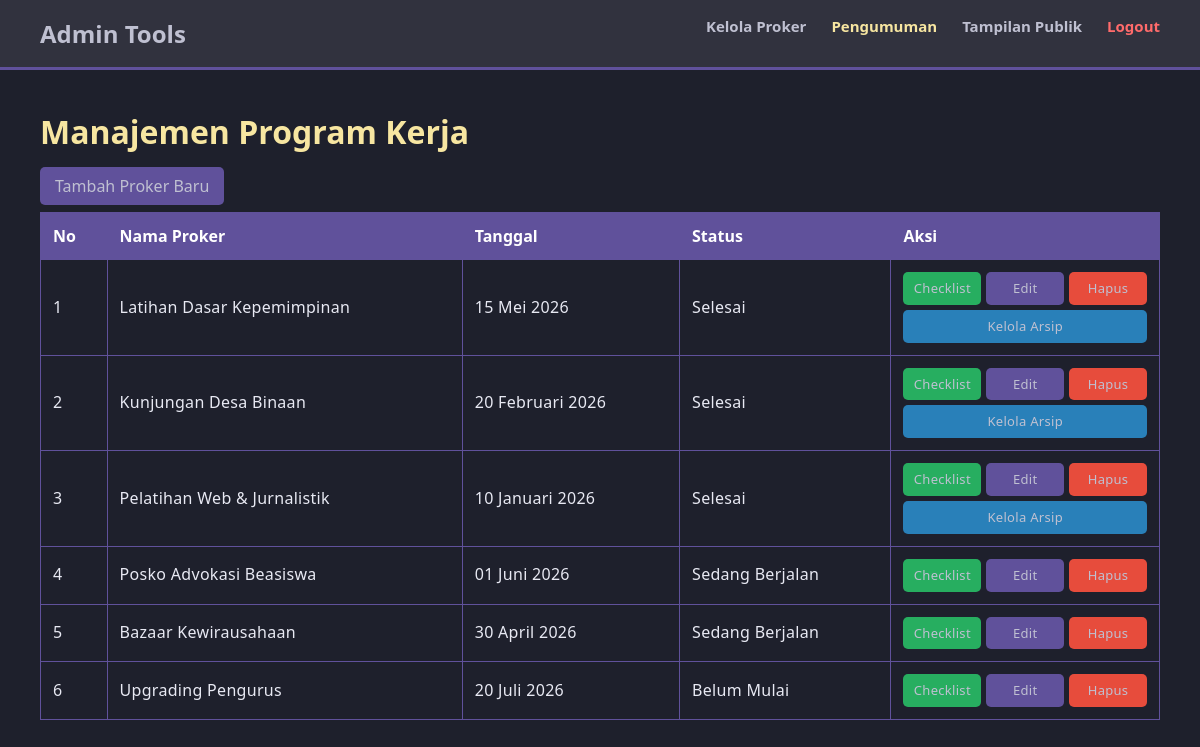
Screenshot of /admin/dashboard.php (signed in) with the database file from the repository.
### tables this page shows
CREATE TABLE `proker` (
  `id_proker` int(11) NOT NULL,
  `id_dept` int(11) DEFAULT NULL,
  `nama_proker` varchar(100) DEFAULT NULL,
  `pj_proker` varchar(100) DEFAULT NULL,
  `deskripsi` text DEFAULT NULL,
  `tgl_pelaksanaan` date DEFAULT NULL,
  `status` enum('Belum Mulai','Sedang Berjalan','Selesai') DEFAULT NULL,
  `created` timestamp NOT NULL DEFAULT current_timestamp()
);

### config/functions.php (called while the page is built, shortened)
<?php
require 'database.php';
function query($query) {
    global $conn;
    $result = mysqli_query($conn, $query);
    $rows = [];
    while ($row = mysqli_fetch_assoc($result)) {
        $rows[] = $row;
    }
    return $rows;
}
function format_tanggal($tanggal) {
    $bulan = array (
        1 =>   'Januari', 'Februari', 'Maret', 'April', 'Mei', 'Juni', 'Juli', 'Agustus', 'September', 'Oktober', 'November', 'Desember'
    );
    $pecahkan = explode('-', $tanggal);
    return $pecahkan[2] . ' ' . $bulan[ (int)$pecahkan[1] ] . ' ' . $pecahkan[0];
}
?>

### admin/dashboard.php (the view, shortened to what this page needs)
<?php
require '../config/functions.php';
$proker = query("SELECT * FROM proker");
?>
<!DOCTYPE html>
<html>
<head>
    <link rel="stylesheet" href="../assets/css/style.css">
</head>
<body>
    <nav class="navbar">
        <h2>Admin Tools</h2>
        <ul class="nav-links">
            <li><a href="dashboard.php">Kelola Proker</a></li>
            <li><a href="kelola_pengumuman.php" style="color: #f7e6a1;">Pengumuman</a></li> <li><a href="../pages/home.php">Tampilan Publik</a></li>
            <li><a href="../logout.php" style="color: #ff6b6b;">Logout</a></li>
        </ul>
    </nav>
    <div class="container">
        <h1 style="color: #f7e6a1;">Manajemen Program Kerja</h1>
        <br>
        <a href="tambah_proker.php" class="btn">Tambah Proker Baru</a>
        <table>
            <tr>
                <th>No</th>
                <th>Nama Proker</th>
                <th>Tanggal</th>
                <th>Status</th>
                <th>Aksi</th>
            </tr>
            <?php $i = 1; foreach($proker as $p) { ?>
            <tr>
                <td><?= $i++; ?></td>
                <td><?= $p["nama_proker"]; ?></td>
                <td><?= format_tanggal($p['tgl_pelaksanaan']); ?></td>
                <td><?= $p["status"]; ?></td>
                <td>
                    <div style="display: flex; gap: 5px; flex-wrap: wrap;">
                        <a href="kelola_timeline.php?id=<?= $p['id_proker']; ?>" class="btn" style="background-color: #27ae60; flex: 1; text-align: center; font-size: 13px; padding: 6px;">Checklist</a>
                        <a href="edit_proker.php?id=<?= $p['id_proker']; ?>" class="btn" style="flex: 1; text-align: center; font-size: 13px; padding: 6px;">Edit</a>
                        <a href="hapus_proker.php?id=<?= $p['id_proker']; ?>" class="btn btn-danger" style="flex: 1; text-align: center; font-size: 13px; padding: 6px;" onclick="return konfirmasiHapus();">Hapus</a>
                    </div>
                    <?php if($p['status'] == 'Selesai') { ?>
                        <a href="kelola_arsip.php?id=<?= $p['id_proker']; ?>" class="btn" style="background-color: #2980b9; display: block; text-align: center; margin-top: 5px; font-size: 13px; padding: 6px;">Kelola Arsip</a>
                    <?php } ?>
                </td>
            </tr>
            <?php } ?>
        </table>
    </div>
</body>
</html>

### assets/css/style.css (style rules this page uses)
* { margin: 0; padding: 0; box-sizing: border-box; font-family: 'Segoe UI', Tahoma, sans-serif; }
body { background-color: #1e202c; color: #bfc0d1; }
.navbar { background-color: #31323e; padding: 15px 40px; display: flex; justify-content: space-between; align-items: center; border-bottom: 3px solid #60519b; }
.nav-links { list-style: none; display: flex; align-items: center; gap: 25px; margin: 0; }
.nav-links li { position: relative; padding-bottom: 15px; }
.nav-links a { color: #bfc0d1; text-decoration: none; font-weight: 600; font-size: 15px; transition: all 0.3s ease; }
.container { padding: 40px; }
.btn { background-color: #60519b; color: #bfc0d1; border: none; padding: 8px 15px; border-radius: 5px; cursor: pointer; text-decoration: none; }
.btn-danger { background-color: #e74c3c; }
table { width: 100%; border-collapse: collapse; margin-top: 15px; }
th, td { padding: 12px; border: 1px solid #60519b; text-align: left; }
th { background-color: #60519b; color: #fff; }
p, small, label, td, span { color: #e8e9f3; line-height: 1.6; letter-spacing: 0.3px; }

### rows the page displays
proker: nama_proker "Latihan Dasar Kepemimpinan", tgl_pelaksanaan "15 Mei 2026", status "Selesai"
proker: nama_proker "Kunjungan Desa Binaan", tgl_pelaksanaan "20 Februari 2026", status "Selesai"
proker: nama_proker "Pelatihan Web & Jurnalistik", tgl_pelaksanaan "10 Januari 2026", status "Selesai"
proker: nama_proker "Posko Advokasi Beasiswa", tgl_pelaksanaan "01 Juni 2026", status "Sedang Berjalan"
proker: nama_proker "Bazaar Kewirausahaan", tgl_pelaksanaan "30 April 2026", status "Sedang Berjalan"
proker: nama_proker "Upgrading Pengurus", tgl_pelaksanaan "20 Juli 2026", status "Belum Mulai"
